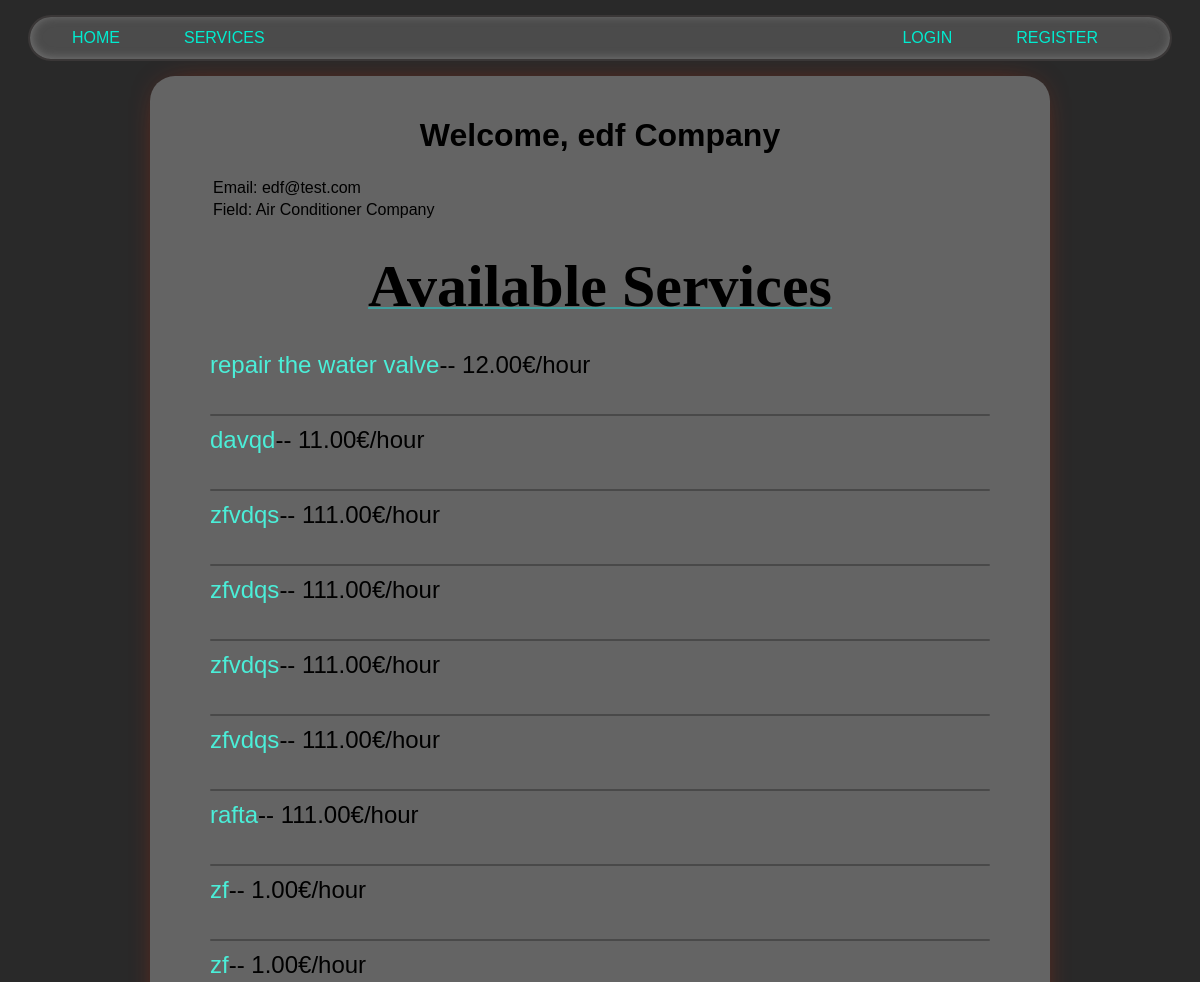
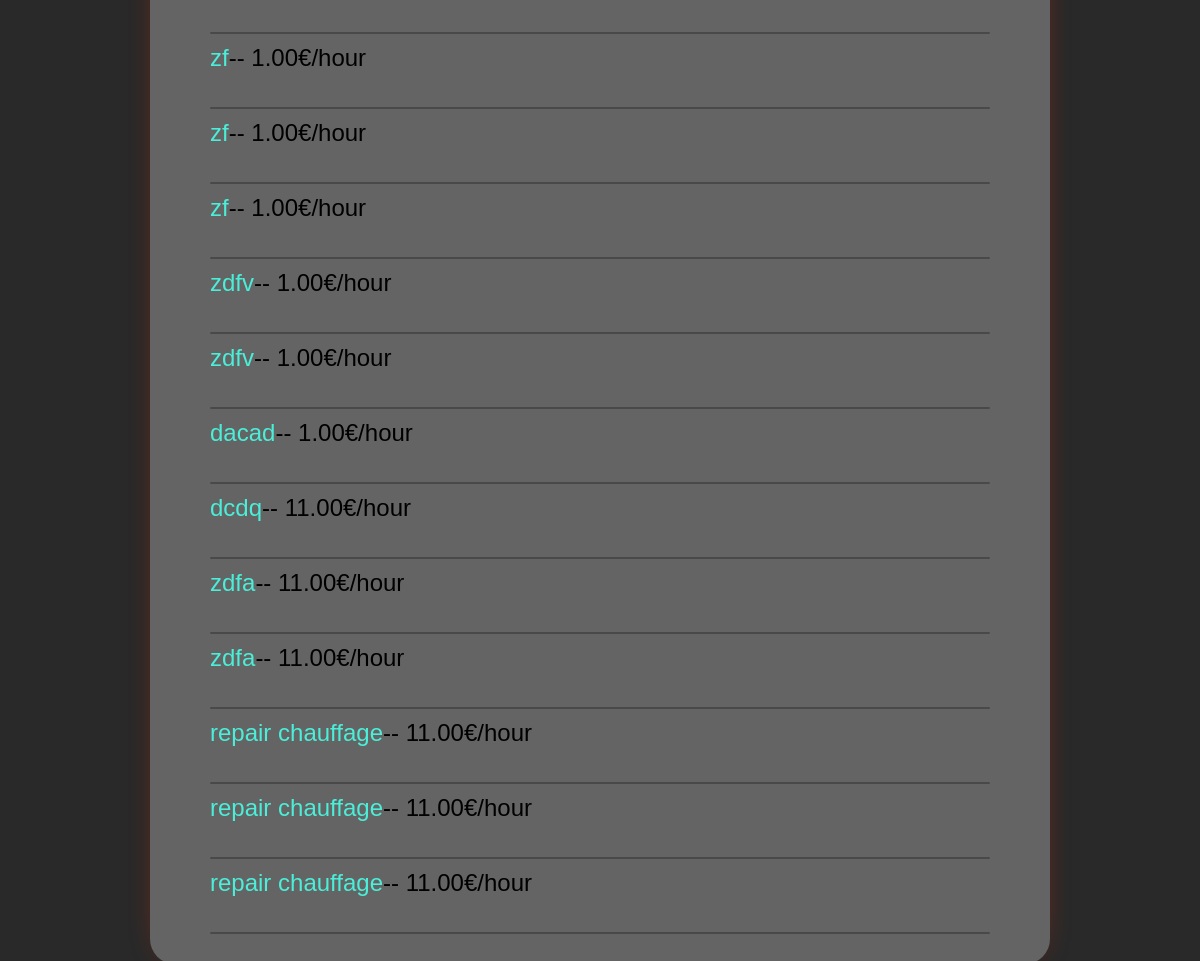
The app's page /company/edf with its own data (2 pictures, top to bottom).
### users/models.py (models this page shows, shortened)
class User(AbstractUser):
    is_company = models.BooleanField(default=False)
    is_customer = models.BooleanField(default=False)
    birth=models.DateField(null=True, default='2000-01-01')
    email = models.CharField(max_length=100, unique=True)

class Company(models.Model):
    user = models.OneToOneField(
    User, on_delete=models.CASCADE, primary_key=True)
    field = models.CharField(max_length=70, choices=(('Air Conditioner', 'Air Conditioner'),
                                                     ('All in One', 'All in One'),
                                                     ('Carpentry', 'Carpentry'),
                                                     ('Electricity',
                                                      'Electricity'),
                                                     ('Gardening', 'Gardening'),
                                                     ('Home Machines',
                                                      'Home Machines'),
                                                     ('House Keeping',
                                                      'House Keeping'),
                                                     ('Interior Design',
                                                      'Interior Design'),
                                                     ('Locks', 'Locks'),
                                                     ('Painting', 'Painting'),
                                                     ('Plumbing', 'Plumbing'),
                                                     ('Water Heaters', 'Water Heaters')), blank=False, null=False)
    rating = models.IntegerField(
        validators=[MaxValueValidator(5), MinValueValidator(0)], default=0)

### services/models.py (models this page shows, shortened)
class Service(models.Model):
    company = models.ForeignKey(Company, on_delete=models.CASCADE)
    name = models.CharField(max_length=40)
    description = models.TextField()
    price_hour = models.DecimalField(decimal_places=2, max_digits=100)
    rating = models.IntegerField(validators=[MinValueValidator(
        0), MaxValueValidator(5)], default=0)
    choices = (
        ('Air Conditioner', 'Air Conditioner'),
        ('Carpentry', 'Carpentry'),
        ('Electricity', 'Electricity'),
        ('Gardening', 'Gardening'),
        ('Home Machines', 'Home Machines'),
        ('House Keeping', 'House Keeping'),
        ('Interior Design', 'Interior Design'),
        ('Locks', 'Locks'),
        ('Painting', 'Painting'),
        ('Plumbing', 'Plumbing'),
        ('Water Heaters', 'Water Heaters'),
    )
    field = models.CharField(max_length=30, blank=False,
                             null=False, choices=choices)
    date = models.DateTimeField(auto_now=True, null=False)

### netfix/views.py (the view)
# urls.py: path('company/<slug:name>', v.company_profile, name='company_profile'),
def company_profile(request, name):
    user = User.objects.get(username=name)
    services = Service.objects.filter(
        company=Company.objects.get(user=user)).order_by("-date")
    return render(request, 'users/profile.html', {'user': user, 'services': services})

### users/templates/users/profile.html (shortened to what this page needs)
{% extends 'main/base.html' %}
{% block content %}
    {% if user.is_customer %}
    <h1 style align='center'>Welcome, {{ user.username }}</h1>
    <table><thead>
        <tr>
            <td>Age: {{users.birth}} </td>
        </tr></thead>
    <tbody>
        <tr>
            <td>Email: {{ user.email }}</td>
        </tr>
    </tbody>
    </table>
    {% else %}
    <h1 align="center">Welcome, {{ user.username }} Company</h1>
    <table><thead>
        <tr>
            <td>Email: {{ user.email }}</td>
        </tr></thead>
    <tbody>
        <tr>
            <td>Field: {{user.company.field}} Company</td>
        </tr>
    </tbody>
    </table>
       {% endif %}
    {% if 'customer' in request.path %}
        <p class="title">Previous Requested Services</p>
    {% else %}
        <p class="title">Available Services</p>
    {% endif %}
    {% if user.is_customer %}
        {% for service in sh %}
        <div style="font-family: Arial, sans-serif; line-height: 1.6; margin: 20px;">
            <h2 style="color: #4CAF50;">Payment Confirmation and Thank You for Using Our Services</h2>
            <p>Dear <strong>{{service.name}}</strong>,</p>
            <p>
                We sincerely thank you for choosing our services. We are pleased to confirm that the payment
                for the service "<strong>{{service.job_name}}</strong>" has been successfully received and processed.
            </p>
            <h3>Service Details:</h3>
            <ul>
                <li><strong>Service Rendered:</strong> {{service.custom_field}}</li>
                <li><strong>Amount Paid:</strong> {{service.salary}}€</li>
                <li><strong>Payment Date:</strong> {{service.request_date}}</li>
                <li><strong>Payment Method:</strong> Credit card</li>
            </ul>
            <p>
                We hope our service met your expectations. If you have any questions or need further assistance,
                please feel free to contact us at  <a href="mailto:rafta74@gmail.com">rafta74@gmail.com</a> | or
                call us at <strong>06 12 34 56 78</strong>.
            </p>
            <p>Thank you again for your trust. We look forward to serving you in the future.</p>
        </div>
        <hr style="border: 1px solid #ddd; margin-top: 20px;">
        {% endfor %}
    {% else %}
        {% for service in services %}
        <div class="list_services_profile">
            <a href="/services/{{service.id}}">{{service.name}}</a>-- {{service.price_hour}}€/hour
            <div class="line"></div>
        </div>
        {% endfor %}
    {% endif %}
{% endblock %}

### static/css/style.css (style rules this page uses)
body { background: #292929; font-family: 'Lexend Exa', sans-serif; padding: 0; margin: 0; }
a { color: #4beed8; text-decoration: none; }
.content p { text-align: center; margin: 30px 0px; white-space: pre-line; }
.title { text-align: center; font-family: 'Times New Roman', Times, serif; font-size: 60px; font-weight: bold; text-decoration: 2px underline; text-decoration-color: rgba(0, 255, 251, 0.37); }
.line { width: 100%; margin: 0 auto; height: 2px; background-color: #00000044; border-radius: 20px; margin-bottom: 10px; margin-top: 35px; }
.list_services_profile { font-size: x-large; }

### records on screen
User: username "edf", email "edf@test.com", company.field "Air Conditioner"
Service: name "repair the water valve", price_hour "12.00"
Service: name "davqd", price_hour "11.00"
Service: name "zfvdqs", price_hour "111.00"
Service: name "zfvdqs", price_hour "111.00"
Service: name "zfvdqs", price_hour "111.00"
Service: name "zfvdqs", price_hour "111.00"
Service: name "rafta", price_hour "111.00"
Service: name "zf", price_hour "1.00"
Service: name "zf", price_hour "1.00"
Service: name "zf", price_hour "1.00"
Service: name "zf", price_hour "1.00"
Service: name "zf", price_hour "1.00"
Service: name "zdfv", price_hour "1.00"
Service: name "zdfv", price_hour "1.00"
Service: name "dacad", price_hour "1.00"
Service: name "dcdq", price_hour "11.00"
Service: name "zdfa", price_hour "11.00"
Service: name "zdfa", price_hour "11.00"
Service: name "repair chauffage", price_hour "11.00"
Service: name "repair chauffage", price_hour "11.00"
Service: name "repair chauffage", price_hour "11.00"
